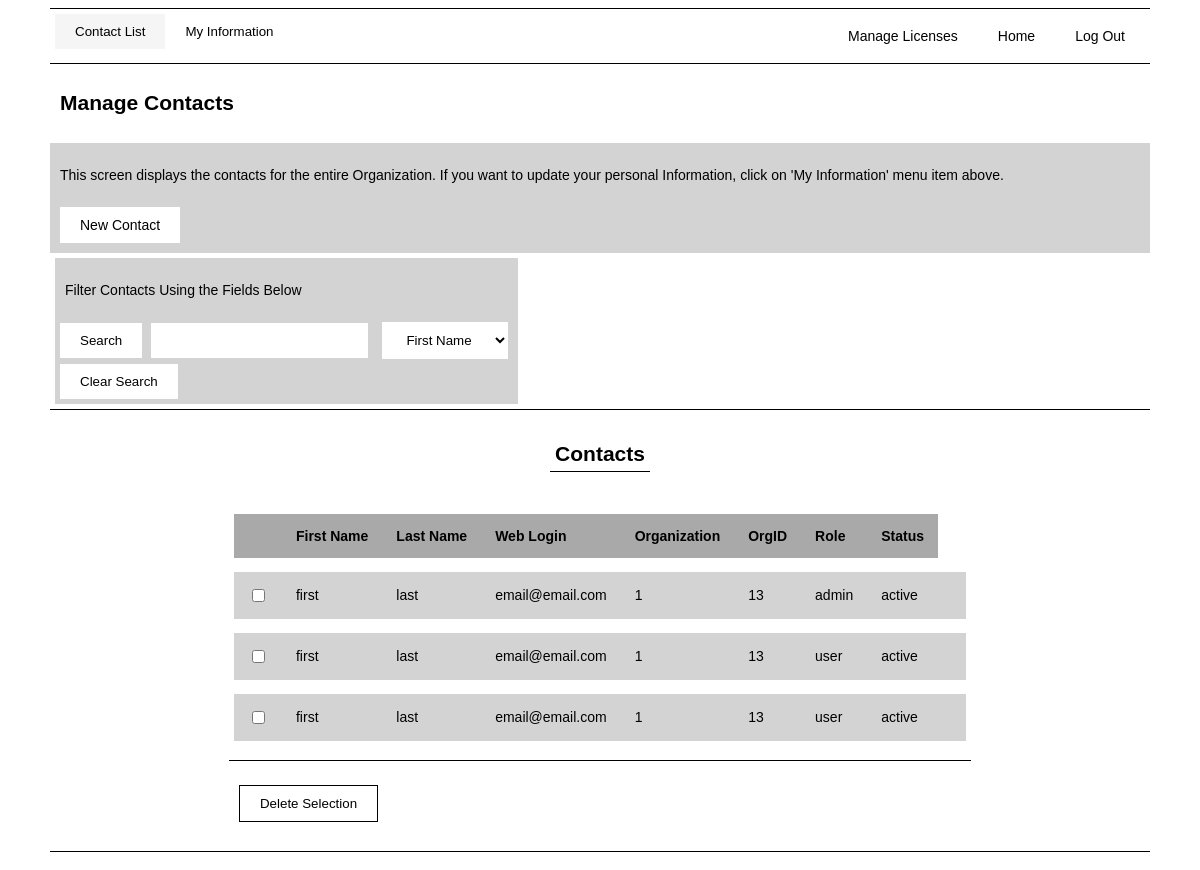
The page /contacts/ (signed in) on the database its author committed.
### manage_contacts/models.py (models this page shows, shortened)
class Contact(models.Model):
    phone = models.IntegerField(null=True)
    creation_date = models.DateTimeField("Date Created", null=True)
    ROLE_CHOICES = [('admin', 'admin'), ('user', 'user')]
    role = models.CharField(max_length=50, choices=ROLE_CHOICES, null=True)
    STATUS_CHOICES = [('active', 'active'), ('removed', 'removed')]
    status = models.CharField(max_length=50, choices=STATUS_CHOICES, null=True)
    organization = models.ForeignKey(Organization, on_delete=models.CASCADE, null=True)
    user = models.OneToOneField(User, unique=True, on_delete=models.CASCADE, null=True)
    def get_contact_dict(self):
        contact_dict = {}
        contact_dict["first_name"] = self.user.first_name
        contact_dict["last_name"] = self.user.last_name
        contact_dict["email"] = self.user.email
        contact_dict["contact_id"] = self.id
        contact_dict["role"] = self.role
        contact_dict["status"] = self.status
        contact_dict["org_id"] = self.organization.id
        contact_dict["org_name"] = self.organization.org_name
        return contact_dict

### manage_contacts/views.py (the view)
# urls.py: path('contacts/', include('manage_contacts.urls')),
@login_required
def manage_contacts(request):
    current_user = request.user
    user_id = current_user.id
    user_email = current_user.email
    user_data = Contact.objects.filter(user_id=user_id).get()
    user_role = user_data.role
    user_org = user_data.organization.org_name
    org_id = user_data.organization.id
    contact_objects = Contact.objects.filter(organization=org_id)
    contact_list = []
    for contact in contact_objects:
        user_dict = contact.get_contact_dict()
        contact_list.append(user_dict)
    choice_list = [("first_name", "First Name"), ("last_name", "Last Name"), ("email", "Email")]
    filter_form = SearchChoiceForm(choice_list=choice_list)
    if request.GET.get("filter_choice"):
        user_query = request.GET
        filter_choice = user_query.get("filter_choice")
        search_field = user_query.get("search_field")
        contact_list = filter_contacts(contact_list=contact_list, filter_choice=filter_choice, search_field=search_field)
    elif request.GET.get("clear_search"):
        contact_list = []
        for contact in contact_objects:
            user_dict = contact.get_contact_dict()
            contact_list.append(user_dict)
    if request.GET.get('delete_contact_selection'):
        user_selection = request.GET.getlist("contact_selection")
        delete_contacts(current_user, user_selection)
        messages.add_message(request, messages.INFO, 'Selection Deleted')
        return HttpResponseRedirect(request.path_info)
    context = {'user_email':user_email,
               'user_role':user_role,
               'org_id':org_id,
               'user_org':user_org,
               'contact_list':contact_list,
               'filter_form':filter_form
            }
    return render(request, "manage_contacts/manage-contacts.html", context)

### manage_contacts/forms.py
class SearchChoiceForm(forms.Form):
    def __init__(self, *args, **kwargs):
        self.choice_list = kwargs.pop('choice_list')
        super(SearchChoiceForm, self).__init__(*args, **kwargs)
        self.fields['search_field'] = forms.CharField(max_length=50, label='')
        self.fields['search_field'].widget.attrs['class'] = "CharField"
        self.fields['filter_choice'] = forms.ChoiceField(choices=self.choice_list, label='')
        self.fields['filter_choice'].widget.attrs['class'] = "ChoiceField"

### manage_contacts/templates/manage_contacts/manage-contacts.html (shortened to what this page needs)
{% extends "base.html" %}
{% block head %}
{% load static %}
<link rel="stylesheet" type="text/css" href="{% static 'manage_contacts/css/style.css' %}">
{% endblock head %}
{% block banner %}
<div class="flex-container flex-row border-top app-banner">
  <div class="tab">
  <button class="js-tablinks" id="js-default-open" onclick="changePage(event, 'contacts-tab')">Contact List</button>
  <button class="js-tablinks" onclick="changePage(event, 'information-tab')">My Information</button>
  </div>
  <div class="nav-row navigation-buttons">
    <p><a href="{% url 'manage_licenses' %}">Manage Licenses</a></p>
    <p><a href="{% url 'homepage' %}">Home</a></p>
    <p><a href="{% url 'logout' %}">Log Out</a></p>
  </div>
</div>
{% endblock banner %}
{% block main %}
<div class="flex-container">
  <h2 class="text-container"> Manage Contacts </h2>
</div>
<div id="contacts-tab" class="js-tabcontent">
  <div class="flex-container widget-container">
    <p class="text-container">
    This screen displays the contacts for the entire Organization. If you want to update your personal Information,
    click on 'My Information' menu item above.
    </p>
    <div class="flex-box">
      <a href="{% url 'add_contact' %}">New Contact</a>
    </div>
  </div>
  <div class="flex-container">
    <div class="flex-box widget-box">
      <p class="text-container">Filter Contacts Using the Fields Below</p>
      <form method = "GET">
        <input class="button" type="submit" value="Search"/>
        {{ filter_form }}
      </form>
      <form method="get">
        <input class="button" type="submit" name="clear_search" value="Clear Search"/>
      </form>
    </div>
  </div>
  <div class="flex-container flex-center border-top">
    <div class="flex-container flex-center">
      <h2 class="text-container border-bottom">Contacts</h2>
    </div>
    <form method="get">
      <div class="table-scroll">
        <table>
          <tr>
            {% if user_role == "admin" %}
            <th></th>
            {% endif %}
            <th>First Name</th>
            <th>Last Name</th>
            <th>Web Login</th>
            <th>Organization</th>
            <th>OrgID</th>
            <th>Role</th>
            <th>Status</th>
          </tr>
          {% for contact in contact_list %}
          <tr>
            {% if user_role == "admin" %}
            <td><input type="checkbox" name="contact_selection" value="{{ contact.contact_id }}"></td>
            {% endif %}
            <td>{{ contact.first_name }}</td>
            <td>{{ contact.last_name }}</td>
            <td>{{ contact.email }}</td>
            <td>{{ contact.org_name }}</td>
            <td>{{ contact.org_id }}</td>
            <td>{{ contact.role }}</td>
            <td>{{ contact.status }}</td>
            <td></td>
          </tr>
          {% endfor %}
        </table>
      </div>
      {% if user_role == "admin" %}
      <div class="flex-container flex-row border-top">
        <p class="text-container"><input type="submit" name="delete_contact_selection" value="Delete Selection"></p>
      </div>
      {% endif %}
    </form>
  </div>
</div>
<div class="flex-container border-top">
</div>
{% endblock main %}

### static/css/licensepgm/style.css (style rules this page uses)
body { margin-left:50px; margin-right:50px; font-size: 14px; font-family: arial; background: white; }
a { background-color:white; color: black; border: 1px solid black; text-align: center; padding: 10px 20px; text-decoration: none; }
input { background-color:white; color: black; border: 1px solid black; text-align: left; padding:10px 20px; text-decoration: none; }
button { background-color:white; color: black; border: 1px solid black; text-align: center; padding: 10px 20px; text-decoration: none; }
input.button { background-color:white; color: black; border: 1px solid black; text-align: center; padding: 10px 20px; text-decoration: none; display: inline-block; }
select { background-color:white; color: black; border: 1px solid black; text-align: left; padding:10px 20px; text-decoration: none; }
.tab { width:fit-content; height: fit-content; overflow: hidden; }
.tab button { float: left; border: none; outline: none; cursor: pointer; padding: 10px 20px; }
.tab button.active { background-color: whitesmoke; }
.js-tabcontent { display: none; }
.app-banner { padding:5px; border-bottom: 1px solid black; }
.navigation-buttons a { border: none; }
.nav-row { display: flex; flex-direction: row; margin-left:auto; width:fit-content; height: fit-content; overflow: hidden; }
.ChoiceField { background-color:white; text-align: center; padding: 10px 20px; margin: 5px; }
.CharField { background-color:white; color: black; text-align: left; padding: 10px 20px; margin: 5px; }
.widget-box { border:none; outline:none; background-color: lightgray; }
.widget-box .CharField { border:none; outline:none; }
.widget-box .ChoiceField { border:none; outline:none; }
.widget-box input { border:none; outline:none; }
.widget-container { border:none; outline:none; background-color: lightgray; }
.widget-container a { border:none; outline:none; }
table { border-spacing: 0em 1em; width: 100%; text-align:left; overflow-y:auto; padding:5px; }
tr:nth-child(1) { background-color: darkgray; color: inherit; }
th { padding:1em; }
td { background: lightgray; color: black; padding:1em; }
.table-scroll { max-height: 75vh; max-width: 75vw; overflow: auto; }
.flex-container { display:flex; flex-direction: column; padding:5px; }
.flex-box { display:flex; flex-direction: column; width:fit-content; block-size: fit-content; padding:5px; }
.text-container { padding:5px; display:block; width:fit-content; height: fit-content; text-align: center; }
.border-top { border-top: 1px solid black; }
.border-bottom { border-bottom: 1px solid black; }
.flex-row { flex-direction: row; }
.flex-center { align-items: center; justify-content: center; }

### rows shown on the page
Contact: role "admin", status "active"
Contact: role "user", status "active"
Contact: role "user", status "active"

### other values the page prints
{{ contact.first_name }} "first" "first" "first"
{{ contact.last_name }} "last" "last" "last"
{{ contact.email }} "email@email.com" "email@email.com" "email@email.com"
{{ contact.org_name }} "1" "1" "1"
{{ contact.org_id }} "13" "13" "13"
